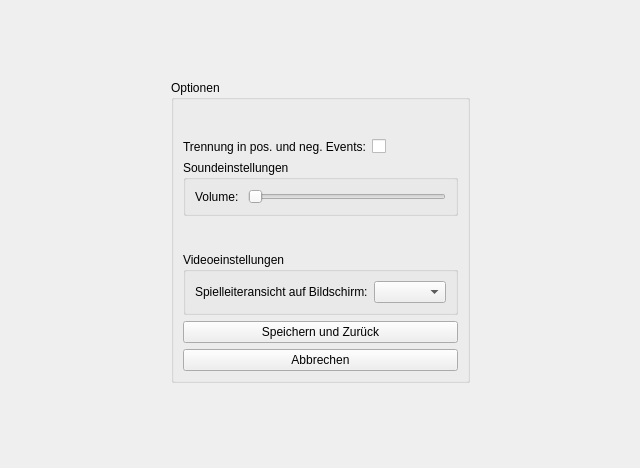
<?xml version="1.0" encoding="UTF-8"?>
<ui version="4.0">
 <class>OptionWidget</class>
 <widget class="QWidget" name="OptionWidget">
  <property name="geometry">
   <rect>
    <x>0</x>
    <y>0</y>
    <width>640</width>
    <height>468</height>
   </rect>
  </property>
  <property name="windowTitle">
   <string>Form</string>
  </property>
  <layout class="QGridLayout" name="gridLayout">
   <item row="1" column="1" colspan="2">
    <widget class="QGroupBox" name="groupBoxOptions">
     <property name="title">
      <string>Optionen</string>
     </property>
     <layout class="QVBoxLayout" name="verticalLayout">
      <item>
       <spacer name="horizontalSpacer_3">
        <property name="orientation">
         <enum>Qt::Horizontal</enum>
        </property>
        <property name="sizeHint" stdset="0">
         <size>
          <width>40</width>
          <height>30</height>
         </size>
        </property>
       </spacer>
      </item>
      <item>
       <layout class="QFormLayout" name="formLayout">
        <item row="0" column="1">
         <widget class="QCheckBox" name="eventCheckBox"/>
        </item>
        <item row="0" column="0">
         <widget class="QLabel" name="eventLabel">
          <property name="text">
           <string>Trennung in pos. und neg. Events:</string>
          </property>
         </widget>
        </item>
       </layout>
      </item>
      <item>
       <widget class="QGroupBox" name="groupBox_2">
        <property name="title">
         <string>Soundeinstellungen</string>
        </property>
        <layout class="QVBoxLayout" name="verticalLayout_2">
         <item>
          <layout class="QHBoxLayout" name="horizontalLayout">
           <item>
            <widget class="QLabel" name="label">
             <property name="text">
              <string>Volume: </string>
             </property>
            </widget>
           </item>
           <item>
            <widget class="QSlider" name="horizontalSlider">
             <property name="maximum">
              <number>100</number>
             </property>
             <property name="orientation">
              <enum>Qt::Horizontal</enum>
             </property>
            </widget>
           </item>
          </layout>
         </item>
        </layout>
       </widget>
      </item>
      <item>
       <spacer name="horizontalSpacer_4">
        <property name="orientation">
         <enum>Qt::Horizontal</enum>
        </property>
        <property name="sizeHint" stdset="0">
         <size>
          <width>40</width>
          <height>30</height>
         </size>
        </property>
       </spacer>
      </item>
      <item>
       <widget class="QGroupBox" name="groupBox">
        <property name="title">
         <string>Videoeinstellungen</string>
        </property>
        <layout class="QGridLayout" name="gridLayout_2">
         <item row="0" column="1">
          <widget class="QComboBox" name="comboBoxMainScreen"/>
         </item>
         <item row="0" column="0">
          <widget class="QLabel" name="label_2">
           <property name="text">
            <string>Spielleiteransicht auf Bildschirm:</string>
           </property>
          </widget>
         </item>
        </layout>
       </widget>
      </item>
      <item>
       <widget class="QPushButton" name="pushButtonSave">
        <property name="text">
         <string>Speichern und Zurück</string>
        </property>
       </widget>
      </item>
      <item>
       <widget class="QPushButton" name="pushButtonStop">
        <property name="text">
         <string>Abbrechen</string>
        </property>
       </widget>
      </item>
     </layout>
    </widget>
   </item>
   <item row="0" column="1" colspan="2">
    <spacer name="verticalSpacer_2">
     <property name="orientation">
      <enum>Qt::Vertical</enum>
     </property>
     <property name="sizeHint" stdset="0">
      <size>
       <width>20</width>
       <height>40</height>
      </size>
     </property>
    </spacer>
   </item>
   <item row="3" column="1" colspan="2">
    <spacer name="verticalSpacer">
     <property name="orientation">
      <enum>Qt::Vertical</enum>
     </property>
     <property name="sizeHint" stdset="0">
      <size>
       <width>20</width>
       <height>40</height>
      </size>
     </property>
    </spacer>
   </item>
   <item row="1" column="0" rowspan="2">
    <spacer name="horizontalSpacer">
     <property name="orientation">
      <enum>Qt::Horizontal</enum>
     </property>
     <property name="sizeHint" stdset="0">
      <size>
       <width>40</width>
       <height>20</height>
      </size>
     </property>
    </spacer>
   </item>
   <item row="1" column="3" rowspan="2">
    <spacer name="horizontalSpacer_2">
     <property name="orientation">
      <enum>Qt::Horizontal</enum>
     </property>
     <property name="sizeHint" stdset="0">
      <size>
       <width>40</width>
       <height>20</height>
      </size>
     </property>
    </spacer>
   </item>
  </layout>
 </widget>
 <resources/>
 <connections/>
</ui>
